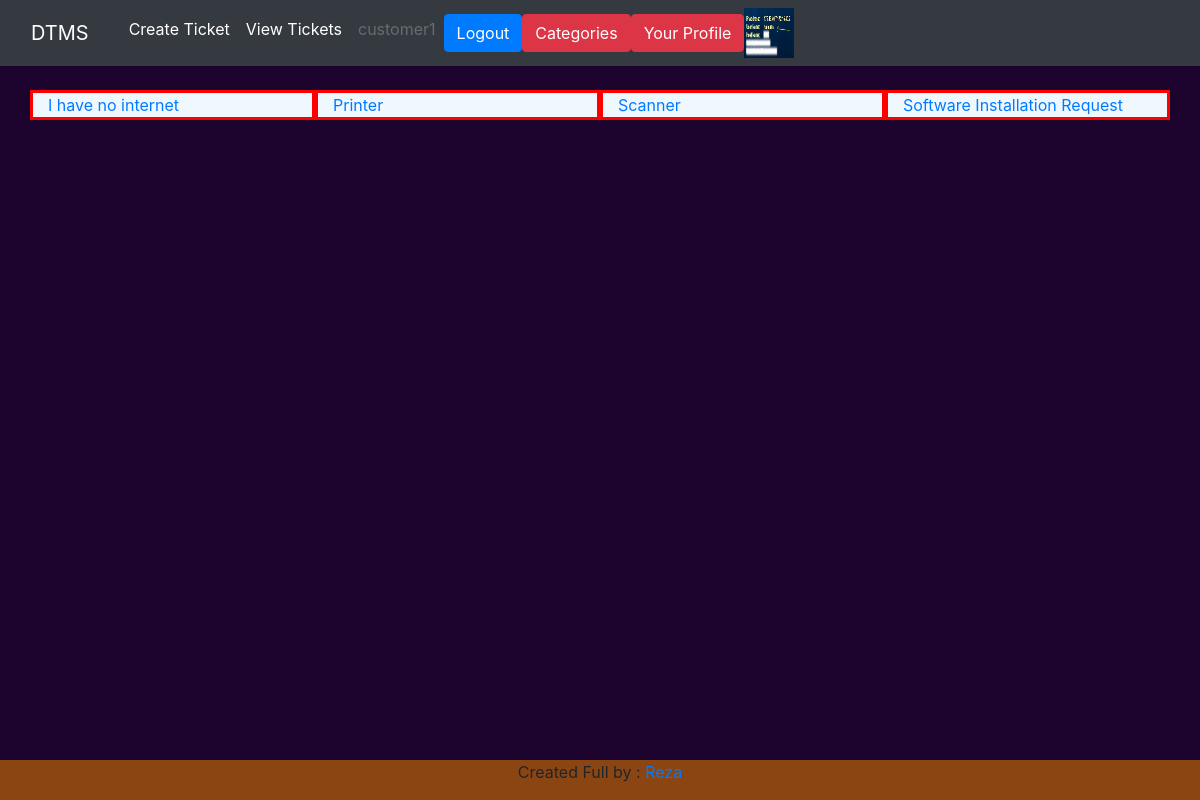
Screenshot of /categories/ (signed in) with the database file from the repository.
### users/models.py (models this page shows, shortened)
class User(AbstractUser):
    mode_choices = (
        ('engineer' , 'engineer'),
        ('customer', 'customer'),
    )
    is_customer = models.BooleanField(default=False)
    is_engineer = models.BooleanField(default=False)
    site = models.ForeignKey(Site ,on_delete=models.DO_NOTHING, null=True , blank=True)
    ssites = models.ManyToManyField(Site, related_name='ssites')
    contact = models.CharField(max_length=200,null=True , blank=True)
    image = models.ImageField(upload_to='profilepics', blank=True , null=True)

### solutions/models.py (models this page shows, shortened)
class Category(models.Model):
    title = models.CharField(max_length=100, unique=True)
    description = models.TextField()
    date_created = models.DateTimeField(auto_now_add=True)
    slug = models.SlugField(max_length=255, unique=True , blank=True , null=True)
    parent = models.ForeignKey("self" , on_delete=models.CASCADE,  blank=True , null=True )
    class Meta :
        ordering = ('title',)
        verbose_name_plural = 'Categories'

### solutions/views.py (the view)
# urls.py: path('', views.view_categories, name='categories'),
@login_required
def view_categories(request):
    categories = Category.objects.all()
    return render(request, 'solutions/categories.html', {
        'categories':categories,
    })

### templates/solutions/categories.html
{% extends 'base.html' %}
{% load widget_tweaks %}
{% block content %}
<div class="row" style="background-color: aliceblue;">
        {% for category in categories %}
            {% if category.parent %}
            {% else %}
            <div class="col-md-3" style="border: solid red;">
                <a href="{% url 'category' category.id %}">
                    {{category.title}}
                </a>
            </div>
            {% endif %}
        {% endfor %}
</div>
{% endblock content %}

### templates/base.html (shortened to what this page needs)
<!DOCTYPE html>
<html lang="en">
<head>
    <link rel="stylesheet" href="https://cdn.jsdelivr.net/npm/bootstrap@4.4.1/dist/css/bootstrap.min.css"
>
</head>
<body style="background-color: rgb(27, 3, 46);">
    {% if request.user.is_customer %}
        <nav class="navbar navbar-expand-lg navbar-dark bg-dark">
            <div class="container-fluid">
                <a class="navbar-brand" href="/">DTMS</a>
                <div class="collapse navbar-collapse" id="navbarSupportedContent">
                    <ul class="navbar-nav me-auto mb-2 mg-lg-0">
                        <li>
                            <a class="nav-link active" aria-current="page" href="/"></a>
                        </li>
                        <li class="nav-item">
                            <a class="nav-link active" aria-current="page" href="{% url 'create-ticket' %}">Create Ticket</a>
                        </li>
                        <li class="nav-item">
                            <a class="nav-link active" aria-current="page" href="{% url 'all-tickets' %}">View Tickets</a>
                        </li>
                        <li class="nav-item">
                            <a class="nav-link disabled"  href="#" tabindex="-1" aria-disabled="true" >{{request.user.username}}</a>
                        </li>
                    </ul>
                    <a href="{% url 'logout' %}" class="btn btn-primary me-2">Logout</a>
                    <a href="{% url 'categories' %}" class="btn btn-danger me-2">Categories</a>
                    <a href="{% url 'home' request.user.username %}" class="btn btn-danger me-2">Your Profile</a>
                    <img src="{{request.user.image.url}}" alt="" style="width: 50px; height: 50px;">
                </div>
            </div>
        </nav>
    {% endif %}
    <div class="container">
        <br>
        {% block content %}
        {% endblock content %}
    </div>
    <br>
    <br>
    <div style="position: fixed; bottom: 0px; width: 100%; text-align: center; background-color: saddlebrown;">
        <p>Created Full by : <a href="https://t.me/rezacs">Reza</a></p>
    </div>
</body>
</html>

### rows the page displays
User: user.username "customer1", user.image (picture)
Category: title "I have no internet"
Category: title "Printer"
Category: title "Scanner"
Category: title "Software Installation Request"
